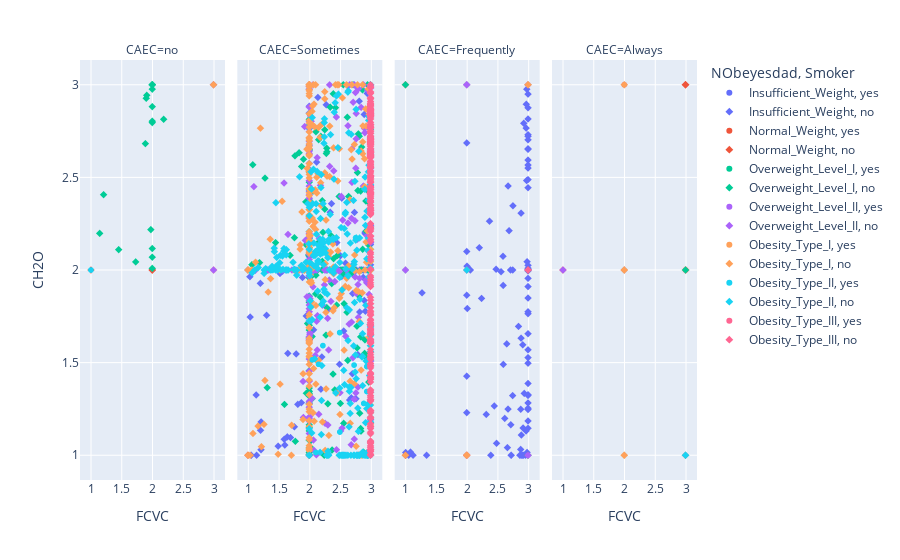

Notebook code for this chart:
### Markdown cell above
<h4>A complex scatter plot</h4>

### Code cell
temp_df3=df[['FCVC','CH2O','CAEC','SMOKE','NObeyesdad']].copy()

fig4=px.scatter(temp_df3,
                x="FCVC",y="CH2O",
                color="NObeyesdad",
                symbol="SMOKE",
                facet_col="CAEC",
                labels={"Nobeyesdad":"Obesity_Category","SMOKE":"Smoker"},

                #control the order in which legend is presented
                category_orders={"SMOKE": ["yes", "no"],
                                 "CAEC": ["no","Sometimes","Frequently","Always"],
                                 "NObeyesdad":["Insufficient_Weight","Normal_Weight","Overweight_Level_I","Overweight_Level_II","Obesity_Type_I","Obesity_Type_II","Obesity_Type_III"]
                                 }
                )
fig4.show()

"""
How to read this plot?

This plot represents 5 dimensions

One small plot represents the X-axis as Frequency of Consumption of Vegetables(FCVC) and Y-axis as Consumption of water daily(CH2O)
Each data point within a plot further represents two attibutes. The color signifies the Obesity category, and shape(marker) indicates whether the person is a smoker or not
There are 4 plots. Each plot represents the frequency of consumption of alcohol(CAEC).

"""

### Figure 1 — Plotly figure (JSON) as saved in the notebook; plotly's stock layout.template omitted (floating-point values rounded to 4 significant figures; data arrays with more than 128 entries replaced by an {"elided": "..."} marker saying what was removed)
{"data": [{"hovertemplate": "NObeyesdad=Insufficient_Weight<br>Smoker=yes<br>CAEC=Sometimes<br>FCVC=%{x}<br>CH2O=%{y}<extra></extra>", "legendgroup": "Insufficient_Weight, yes", "marker": {"color": "#636efa", "symbol": "circle"}, "mode": "markers", "name": "Insufficient_Weight, yes", "showlegend": true, "type": "scattergl", "x": [3], "xaxis": "x2", "y": [2], "yaxis": "y2"}, {"hovertemplate": "NObeyesdad=Insufficient_Weight<br>Smoker=no<br>CAEC=no<br>FCVC=%{x}<br>CH2O=%{y}<extra></extra>", "legendgroup": "Insufficient_Weight, no", "marker": {"color": "#636efa", "symbol": "diamond"}, "mode": "markers", "name": "Insufficient_Weight, no", "showlegend": true, "type": "scattergl", "x": [3, 2, 3], "xaxis": "x", "y": [3, 2, 3], "yaxis": "y"}, {"hovertemplate": "NObeyesdad=Insufficient_Weight<br>Smoker=no<br>CAEC=Sometimes<br>FCVC=%{x}<br>CH2O=%{y}<extra></extra>", "legendgroup": "Insufficient_Weight, no", "marker": {"color": "#636efa", "symbol": "diamond"}, "mode": "markers", "name": "Insufficient_Weight, no", "showlegend": false, "type": "scattergl", "x": {"elided": "145 float values"}, "xaxis": "x2", "y": {"elided": "145 float values"}, "yaxis": "y2"}, {"hovertemplate": "NObeyesdad=Insufficient_Weight<br>Smoker=no<br>CAEC=Frequently<br>FCVC=%{x}<br>CH2O=%{y}<extra></extra>", "legendgroup": "Insufficient_Weight, no", "marker": {"color": "#636efa", "symbol": "diamond"}, "mode": "markers", "name": "Insufficient_Weight, no", "showlegend": false, "type": "scattergl", "x": [3, 3, 3, 3, 3, 2, 2, 1, 3, 2, 2, 2, 3, 3, 1, 3, 3, 3, 2.88, 3, 3, 3, 2.009, 2.597, 2.591, 2.393, 3, 3, 3, 3, 3, 3, 3, 1.124, 3, 3, 3, 2.886, 2.714, 2.751, 2, 2, 2, 2.059, 3, 3, 3, 2.972, 3, 1.082, 1.27, 1.345, 2.96, 2.725, 2.845, 2.449, 2.93, 2, 2.724, 3, 3, 3, 2.719, 3, 2.979, 3, 2.205, 3, 2.927, 2.889, 2.891, 3, 2.242, 1.004, 2.653, 2.479, 1.006, 2.938, 2, 3, 3, 2.371, 2.984, 2.977, 2.663, 3, 2.754, 3, 2.318, 2.595, 2.886, 2.968, 3, 3, 2.62, 3, 3, 3, 3, 2.881, 2.674, 2.56, 2.004, 2.691, 3, 3, 3, 1.053, 2.91, 2.866, 2.913, 2.92, 2.969, 2.486, 2.674, 2.984, 3, 3, 3, 2.749, 3], "xaxis": "x3", "y": [1, 1, 1, 3, 2, 1, 1, 1, 2, 3, 2, 2, 2, 1, 1, 1, 2.815, 2.593, 1.031, 2.444, 2.655, 2.651, 1.792, 1.491, 2.074, 1, 1, 1, 1.527, 1.323, 1, 1.656, 1.569, 1, 2, 1.254, 2, 1.632, 2, 2, 2.1, 1.864, 1.23, 2, 2.722, 2.731, 2, 2.895, 2.025, 1.017, 1.877, 1, 1, 1, 1.696, 1.266, 2.792, 1.427, 1, 1.282, 2.876, 1.388, 1.165, 1.849, 2.976, 2.703, 2.12, 2.949, 1, 1, 1.109, 1.91, 1.847, 1.015, 1.601, 2.004, 1, 1.334, 2.686, 1, 1.955, 2.263, 2.045, 2.483, 1.041, 2.55, 2.347, 2.567, 1.22, 1.917, 2.307, 1.131, 1, 1.146, 1.199, 1.185, 1, 1.775, 1.327, 1.248, 2.453, 1.991, 2.021, 2.212, 1.995, 2.004, 2.01, 1, 1, 1, 1.596, 1.147, 2.766, 1.064, 1.249, 1.015, 1.247, 2.488, 1.497, 1.322, 1.764], "yaxis": "y3"}, {"hovertemplate": "NObeyesdad=Insufficient_Weight<br>Smoker=no<br>CAEC=Always<br>FCVC=%{x}<br>CH2O=%{y}<extra></extra>", "legendgroup": "Insufficient_Weight, no", "marker": {"color": "#636efa", "symbol": "diamond"}, "mode": "markers", "name": "Insufficient_Weight, no", "showlegend": false, "type": "scattergl", "x": [3, 2], "xaxis": "x4", "y": [3, 3], "yaxis": "y4"}, {"hovertemplate": "NObeyesdad=Normal_Weight<br>Smoker=yes<br>CAEC=Sometimes<br>FCVC=%{x}<br>CH2O=%{y}<extra></extra>", "legendgroup": "Normal_Weight, yes", "marker": {"color": "#EF553B", "symbol": "circle"}, "mode": "markers", "name": "Normal_Weight, yes", "showlegend": true, "type": "scattergl", "x": [3, 2, 3, 3, 3, 2, 2], "xaxis": "x2", "y": [3, 2, 1, 3, 3, 1, 1], "yaxis": "y2"}, {"hovertemplate": "NObeyesdad=Normal_Weight<br>Smoker=yes<br>CAEC=Frequently<br>FCVC=%{x}<br>CH2O=%{y}<extra></extra>", "legendgroup": "Normal_Weight, yes", "marker": {"color": "#EF553B", "symbol": "circle"}, "mode": "markers", "name": "Normal_Weight, yes", "showlegend": false, "type": "scattergl", "x": [2, 3, 3, 3], "xaxis": "x3", "y": [2, 3, 2, 2], "yaxis": "y3"}, {"hovertemplate": "NObeyesdad=Normal_Weight<br>Smoker=yes<br>CAEC=Always<br>FCVC=%{x}<br>CH2O=%{y}<extra></extra>", "legendgroup": "Normal_Weight, yes", "marker": {"color": "#EF553B", "symbol": "circle"}, "mode": "markers", "name": "Normal_Weight, yes", "showlegend": false, "type": "scattergl", "x": [3, 2], "xaxis": "x4", "y": [2, 3], "yaxis": "y4"}, {"hovertemplate": "NObeyesdad=Normal_Weight<br>Smoker=no<br>CAEC=no<br>FCVC=%{x}<br>CH2O=%{y}<extra></extra>", "legendgroup": "Normal_Weight, no", "marker": {"color": "#EF553B", "symbol": "diamond"}, "mode": "markers", "name": "Normal_Weight, no", "showlegend": true, "type": "scattergl", "x": [1, 3, 2, 2, 2, 2, 2, 3, 3, 3], "xaxis": "x", "y": [2, 2, 2, 3, 2, 2, 2, 3, 2, 2], "yaxis": "y"}, {"hovertemplate": "NObeyesdad=Normal_Weight<br>Smoker=no<br>CAEC=Sometimes<br>FCVC=%{x}<br>CH2O=%{y}<extra></extra>", "legendgroup": "Normal_Weight, no", "marker": {"color": "#EF553B", "symbol": "diamond"}, "mode": "markers", "name": "Normal_Weight, no", "showlegend": false, "type": "scattergl", "x": {"elided": "152 int values"}, "xaxis": "x2", "y": {"elided": "152 int values"}, "yaxis": "y2"}, {"hovertemplate": "NObeyesdad=Normal_Weight<br>Smoker=no<br>CAEC=Frequently<br>FCVC=%{x}<br>CH2O=%{y}<extra></extra>", "legendgroup": "Normal_Weight, no", "marker": {"color": "#EF553B", "symbol": "diamond"}, "mode": "markers", "name": "Normal_Weight, no", "showlegend": false, "type": "scattergl", "x": [2, 2, 2, 2, 1, 1, 2, 2, 2, 2, 3, 2, 2, 3, 2, 3, 3, 3, 2, 2, 3, 3, 3, 2, 3, 2, 3, 2, 2, 3, 3, 3, 3, 2, 2, 3, 2, 2, 2, 2, 2, 2, 2, 3, 3, 3, 2, 2, 2, 3, 3, 2, 2, 3, 2, 3, 2, 3, 2, 2, 3, 2, 2, 3, 3, 2, 2, 3, 2, 2, 3, 3, 2, 1, 3, 2, 1, 2, 2], "xaxis": "x3", "y": [2, 2, 2, 2, 3, 3, 2, 1, 3, 2, 2, 2, 2, 2, 2, 2, 2, 1, 2, 2, 2, 2, 1, 2, 2, 2, 2, 1, 3, 2, 3, 1, 3, 1, 2, 2, 2, 1, 2, 1, 2, 1, 1, 1, 1, 2, 1, 2, 2, 1, 1, 1, 2, 3, 3, 1, 2, 1, 1, 2, 1, 2, 2, 1, 2, 2, 1, 2, 1, 1, 1, 1, 2, 1, 1, 1, 2, 2, 1], "yaxis": "y3"}, {"hovertemplate": "NObeyesdad=Normal_Weight<br>Smoker=no<br>CAEC=Always<br>FCVC=%{x}<br>CH2O=%{y}<extra></extra>", "legendgroup": "Normal_Weight, no", "marker": {"color": "#EF553B", "symbol": "diamond"}, "mode": "markers", "name": "Normal_Weight, no", "showlegend": false, "type": "scattergl", "x": [3, 3, 3, 3, 3, 3, 3, 3, 3, 3, 3, 1, 1, 3, 2, 2, 1, 3, 2, 1, 2, 3, 3, 3, 3, 3, 2, 2, 2, 2, 3, 1, 3], "xaxis": "x4", "y": [2, 3, 2, 2, 2, 3, 2, 2, 2, 1, 3, 2, 2, 3, 2, 2, 2, 3, 2, 2, 2, 2, 3, 2, 1, 2, 2, 2, 2, 1, 2, 2, 1], "yaxis": "y4"}, {"hovertemplate": "NObeyesdad=Overweight_Level_I<br>Smoker=yes<br>CAEC=Frequently<br>FCVC=%{x}<br>CH2O=%{y}<extra></extra>", "legendgroup": "Overweight_Level_I, yes", "marker": {"color": "#00cc96", "symbol": "circle"}, "mode": "markers", "name": "Overweight_Level_I, yes", "showlegend": true, "type": "scattergl", "x": [2, 3], "xaxis": "x3", "y": [2, 2], "yaxis": "y3"}, {"hovertemplate": "NObeyesdad=Overweight_Level_I<br>Smoker=yes<br>CAEC=Always<br>FCVC=%{x}<br>CH2O=%{y}<extra></extra>", "legendgroup": "Overweight_Level_I, yes", "marker": {"color": "#00cc96", "symbol": "circle"}, "mode": "markers", "name": "Overweight_Level_I, yes", "showlegend": false, "type": "scattergl", "x": [2], "xaxis": "x4", "y": [2], "yaxis": "y4"}, {"hovertemplate": "NObeyesdad=Overweight_Level_I<br>Smoker=no<br>CAEC=no<br>FCVC=%{x}<br>CH2O=%{y}<extra></extra>", "legendgroup": "Overweight_Level_I, no", "marker": {"color": "#00cc96", "symbol": "diamond"}, "mode": "markers", "name": "Overweight_Level_I, no", "showlegend": true, "type": "scattergl", "x": [2, 2, 2, 2, 2, 1.206, 2, 2, 2, 2, 2, 2, 2, 1.73, 1.453, 2, 2, 2, 2, 2, 2, 1.902, 1.977, 2, 2, 1.142, 1.91, 2, 2, 2, 2, 2, 2, 1.888, 2.186], "xaxis": "x", "y": [3, 3, 3, 3, 2.116, 2.407, 3, 2.803, 3, 3, 3, 2.009, 2.069, 2.044, 2.11, 3, 3, 3, 3, 3, 3, 2.927, 2.218, 2.882, 2.796, 2.198, 2.943, 3, 2.976, 3, 3, 3, 3, 2.682, 2.814], "yaxis": "y"}, {"hovertemplate": "NObeyesdad=Overweight_Level_I<br>Smoker=no<br>CAEC=Sometimes<br>FCVC=%{x}<br>CH2O=%{y}<extra></extra>", "legendgroup": "Overweight_Level_I, no", "marker": {"color": "#00cc96", "symbol": "diamond"}, "mode": "markers", "name": "Overweight_Level_I, no", "showlegend": false, "type": "scattergl", "x": {"elided": "236 float values"}, "xaxis": "x2", "y": {"elided": "236 float values"}, "yaxis": "y2"}, {"hovertemplate": "NObeyesdad=Overweight_Level_I<br>Smoker=no<br>CAEC=Frequently<br>FCVC=%{x}<br>CH2O=%{y}<extra></extra>", "legendgroup": "Overweight_Level_I, no", "marker": {"color": "#00cc96", "symbol": "diamond"}, "mode": "markers", "name": "Overweight_Level_I, no", "showlegend": false, "type": "scattergl", "x": [1, 1, 3, 2, 2, 2, 3, 2, 2, 3, 2, 2], "xaxis": "x3", "y": [3, 2, 3, 3, 2, 2, 1, 2, 2, 1, 3, 2], "yaxis": "y3"}, {"hovertemplate": "NObeyesdad=Overweight_Level_I<br>Smoker=no<br>CAEC=Always<br>FCVC=%{x}<br>CH2O=%{y}<extra></extra>", "legendgroup": "Overweight_Level_I, no", "marker": {"color": "#00cc96", "symbol": "diamond"}, "mode": "markers", "name": "Overweight_Level_I, no", "showlegend": false, "type": "scattergl", "x": [2, 2, 2, 3], "xaxis": "x4", "y": [1, 2, 2, 2], "yaxis": "y4"}, {"hovertemplate": "NObeyesdad=Overweight_Level_II<br>Smoker=yes<br>CAEC=Sometimes<br>FCVC=%{x}<br>CH2O=%{y}<extra></extra>", "legendgroup": "Overweight_Level_II, yes", "marker": {"color": "#ab63fa", "symbol": "circle"}, "mode": "markers", "name": "Overweight_Level_II, yes", "showlegend": true, "type": "scattergl", "x": [2, 2, 2], "xaxis": "x2", "y": [1, 3, 2], "yaxis": "y2"}, {"hovertemplate": "NObeyesdad=Overweight_Level_II<br>Smoker=yes<br>CAEC=Frequently<br>FCVC=%{x}<br>CH2O=%{y}<extra></extra>", "legendgroup": "Overweight_Level_II, yes", "marker": {"color": "#ab63fa", "symbol": "circle"}, "mode": "markers", "name": "Overweight_Level_II, yes", "showlegend": false, "type": "scattergl", "x": [3, 3], "xaxis": "x3", "y": [1, 3], "yaxis": "y3"}, {"hovertemplate": "NObeyesdad=Overweight_Level_II<br>Smoker=no<br>CAEC=no<br>FCVC=%{x}<br>CH2O=%{y}<extra></extra>", "legendgroup": "Overweight_Level_II, no", "marker": {"color": "#ab63fa", "symbol": "diamond"}, "mode": "markers", "name": "Overweight_Level_II, no", "showlegend": true, "type": "scattergl", "x": [3], "xaxis": "x", "y": [2], "yaxis": "y"}, {"hovertemplate": "NObeyesdad=Overweight_Level_II<br>Smoker=no<br>CAEC=Sometimes<br>FCVC=%{x}<br>CH2O=%{y}<extra></extra>", "legendgroup": "Overweight_Level_II, no", "marker": {"color": "#ab63fa", "symbol": "diamond"}, "mode": "markers", "name": "Overweight_Level_II, no", "showlegend": false, "type": "scattergl", "x": {"elided": "267 float values"}, "xaxis": "x2", "y": {"elided": "267 float values"}, "yaxis": "y2"}, {"hovertemplate": "NObeyesdad=Overweight_Level_II<br>Smoker=no<br>CAEC=Frequently<br>FCVC=%{x}<br>CH2O=%{y}<extra></extra>", "legendgroup": "Overweight_Level_II, no", "marker": {"color": "#ab63fa", "symbol": "diamond"}, "mode": "markers", "name": "Overweight_Level_II, no", "showlegend": false, "type": "scattergl", "x": [2, 2, 2, 2, 2, 1, 3, 2, 3, 3, 2, 3, 3, 3], "xaxis": "x3", "y": [2, 3, 2, 2, 2, 2, 3, 1, 2, 2, 3, 2, 2, 1], "yaxis": "y3"}, {"hovertemplate": "NObeyesdad=Overweight_Level_II<br>Smoker=no<br>CAEC=Always<br>FCVC=%{x}<br>CH2O=%{y}<extra></extra>", "legendgroup": "Overweight_Level_II, no", "marker": {"color": "#ab63fa", "symbol": "diamond"}, "mode": "markers", "name": "Overweight_Level_II, no", "showlegend": false, "type": "scattergl", "x": [1, 2, 2], "xaxis": "x4", "y": [2, 2, 2], "yaxis": "y4"}, {"hovertemplate": "NObeyesdad=Obesity_Type_I<br>Smoker=yes<br>CAEC=Sometimes<br>FCVC=%{x}<br>CH2O=%{y}<extra></extra>", "legendgroup": "Obesity_Type_I, yes", "marker": {"color": "#FFA15A", "symbol": "circle"}, "mode": "markers", "name": "Obesity_Type_I, yes", "showlegend": true, "type": "scattergl", "x": [3, 2, 3, 2, 2], "xaxis": "x2", "y": [2, 3, 3, 2, 2], "yaxis": "y2"}, {"hovertemplate": "NObeyesdad=Obesity_Type_I<br>Smoker=yes<br>CAEC=Frequently<br>FCVC=%{x}<br>CH2O=%{y}<extra></extra>", "legendgroup": "Obesity_Type_I, yes", "marker": {"color": "#FFA15A", "symbol": "circle"}, "mode": "markers", "name": "Obesity_Type_I, yes", "showlegend": false, "type": "scattergl", "x": [2], "xaxis": "x3", "y": [1], "yaxis": "y3"}, {"hovertemplate": "NObeyesdad=Obesity_Type_I<br>Smoker=no<br>CAEC=no<br>FCVC=%{x}<br>CH2O=%{y}<extra></extra>", "legendgroup": "Obesity_Type_I, no", "marker": {"color": "#FFA15A", "symbol": "diamond"}, "mode": "markers", "name": "Obesity_Type_I, no", "showlegend": true, "type": "scattergl", "x": [3], "xaxis": "x", "y": [3], "yaxis": "y"}, {"hovertemplate": "NObeyesdad=Obesity_Type_I<br>Smoker=no<br>CAEC=Sometimes<br>FCVC=%{x}<br>CH2O=%{y}<extra></extra>", "legendgroup": "Obesity_Type_I, no", "marker": {"color": "#FFA15A", "symbol": "diamond"}, "mode": "markers", "name": "Obesity_Type_I, no", "showlegend": false, "type": "scattergl", "x": {"elided": "333 float values"}, "xaxis": "x2", "y": {"elided": "333 float values"}, "yaxis": "y2"}, {"hovertemplate": "NObeyesdad=Obesity_Type_I<br>Smoker=no<br>CAEC=Frequently<br>FCVC=%{x}<br>CH2O=%{y}<extra></extra>", "legendgroup": "Obesity_Type_I, no", "marker": {"color": "#FFA15A", "symbol": "diamond"}, "mode": "markers", "name": "Obesity_Type_I, no", "showlegend": false, "type": "scattergl", "x": [3, 3, 2, 1, 2], "xaxis": "x3", "y": [3, 3, 2, 1, 1], "yaxis": "y3"}, {"hovertemplate": "NObeyesdad=Obesity_Type_I<br>Smoker=no<br>CAEC=Always<br>FCVC=%{x}<br>CH2O=%{y}<extra></extra>", "legendgroup": "Obesity_Type_I, no", "marker": {"color": "#FFA15A", "symbol": "diamond"}, "mode": "markers", "name": "Obesity_Type_I, no", "showlegend": false, "type": "scattergl", "x": [2, 2, 2, 2, 2, 2], "xaxis": "x4", "y": [2, 2, 1, 1, 3, 2], "yaxis": "y4"}, {"hovertemplate": "NObeyesdad=Obesity_Type_II<br>Smoker=yes<br>CAEC=no<br>FCVC=%{x}<br>CH2O=%{y}<extra></extra>", "legendgroup": "Obesity_Type_II, yes", "marker": {"color": "#19d3f3", "symbol": "circle"}, "mode": "markers", "name": "Obesity_Type_II, yes", "showlegend": true, "type": "scattergl", "x": [1], "xaxis": "x", "y": [2], "yaxis": "y"}, {"hovertemplate": "NObeyesdad=Obesity_Type_II<br>Smoker=yes<br>CAEC=Sometimes<br>FCVC=%{x}<br>CH2O=%{y}<extra></extra>", "legendgroup": "Obesity_Type_II, yes", "marker": {"color": "#19d3f3", "symbol": "circle"}, "mode": "markers", "name": "Obesity_Type_II, yes", "showlegend": false, "type": "scattergl", "x": [2, 2, 2.758, 2.956, 2.939, 2.051, 2.889, 2.94, 2.5, 2.109, 2.731, 2.223, 2.496, 2.151], "xaxis": "x2", "y": [1, 2, 2.174, 1.275, 1.479, 1.515, 1.28, 1.344, 1.125, 1.015, 1.487, 1.592, 1.662, 1.491], "yaxis": "y2"}, {"hovertemplate": "NObeyesdad=Obesity_Type_II<br>Smoker=no<br>CAEC=Sometimes<br>FCVC=%{x}<br>CH2O=%{y}<extra></extra>", "legendgroup": "Obesity_Type_II, no", "marker": {"color": "#19d3f3", "symbol": "diamond"}, "mode": "markers", "name": "Obesity_Type_II, no", "showlegend": true, "type": "scattergl", "x": {"elided": "279 float values"}, "xaxis": "x2", "y": {"elided": "279 float values"}, "yaxis": "y2"}, {"hovertemplate": "NObeyesdad=Obesity_Type_II<br>Smoker=no<br>CAEC=Frequently<br>FCVC=%{x}<br>CH2O=%{y}<extra></extra>", "legendgroup": "Obesity_Type_II, no", "marker": {"color": "#19d3f3", "symbol": "diamond"}, "mode": "markers", "name": "Obesity_Type_II, no", "showlegend": false, "type": "scattergl", "x": [2], "xaxis": "x3", "y": [2], "yaxis": "y3"}, {"hovertemplate": "NObeyesdad=Obesity_Type_II<br>Smoker=no<br>CAEC=Always<br>FCVC=%{x}<br>CH2O=%{y}<extra></extra>", "legendgroup": "Obesity_Type_II, no", "marker": {"color": "#19d3f3", "symbol": "diamond"}, "mode": "markers", "name": "Obesity_Type_II, no", "showlegend": false, "type": "scattergl", "x": [3, 3], "xaxis": "x4", "y": [1, 1], "yaxis": "y4"}, {"hovertemplate": "NObeyesdad=Obesity_Type_III<br>Smoker=yes<br>CAEC=Sometimes<br>FCVC=%{x}<br>CH2O=%{y}<extra></extra>", "legendgroup": "Obesity_Type_III, yes", "marker": {"color": "#FF6692", "symbol": "circle"}, "mode": "markers", "name": "Obesity_Type_III, yes", "showlegend": true, "type": "scattergl", "x": [3], "xaxis": "x2", "y": [1], "yaxis": "y2"}, {"hovertemplate": "NObeyesdad=Obesity_Type_III<br>Smoker=no<br>CAEC=Sometimes<br>FCVC=%{x}<br>CH2O=%{y}<extra></extra>", "legendgroup": "Obesity_Type_III, no", "marker": {"color": "#FF6692", "symbol": "diamond"}, "mode": "markers", "name": "Obesity_Type_III, no", "showlegend": true, "type": "scattergl", "x": {"elided": "322 int values"}, "xaxis": "x2", "y": {"elided": "322 float values"}, "yaxis": "y2"}, {"hovertemplate": "NObeyesdad=Obesity_Type_III<br>Smoker=no<br>CAEC=Frequently<br>FCVC=%{x}<br>CH2O=%{y}<extra></extra>", "legendgroup": "Obesity_Type_III, no", "marker": {"color": "#FF6692", "symbol": "diamond"}, "mode": "markers", "name": "Obesity_Type_III, no", "showlegend": false, "type": "scattergl", "x": [3], "xaxis": "x3", "y": [2], "yaxis": "y3"}], "layout": {"annotations": [{"font": {}, "showarrow": false, "text": "CAEC=no", "x": 0.1175, "xanchor": "center", "xref": "paper", "y": 1, "yanchor": "bottom", "yref": "paper"}, {"font": {}, "showarrow": false, "text": "CAEC=Sometimes", "x": 0.3725, "xanchor": "center", "xref": "paper", "y": 1, "yanchor": "bottom", "yref": "paper"}, {"font": {}, "showarrow": false, "text": "CAEC=Frequently", "x": 0.6275, "xanchor": "center", "xref": "paper", "y": 1, "yanchor": "bottom", "yref": "paper"}, {"font": {}, "showarrow": false, "text": "CAEC=Always", "x": 0.8825, "xanchor": "center", "xref": "paper", "y": 1, "yanchor": "bottom", "yref": "paper"}], "legend": {"title": {"text": "NObeyesdad, Smoker"}, "tracegroupgap": 0}, "margin": {"t": 60}, "xaxis": {"anchor": "y", "domain": [0, 0.235], "title": {"text": "FCVC"}}, "xaxis2": {"anchor": "y2", "domain": [0.255, 0.49], "matches": "x", "title": {"text": "FCVC"}}, "xaxis3": {"anchor": "y3", "domain": [0.51, 0.745], "matches": "x", "title": {"text": "FCVC"}}, "xaxis4": {"anchor": "y4", "domain": [0.765, 1.0], "matches": "x", "title": {"text": "FCVC"}}, "yaxis": {"anchor": "x", "domain": [0, 1], "title": {"text": "CH2O"}}, "yaxis2": {"anchor": "x2", "domain": [0, 1], "matches": "y", "showticklabels": false}, "yaxis3": {"anchor": "x3", "domain": [0, 1], "matches": "y", "showticklabels": false}, "yaxis4": {"anchor": "x4", "domain": [0, 1], "matches": "y", "showticklabels": false}}}
